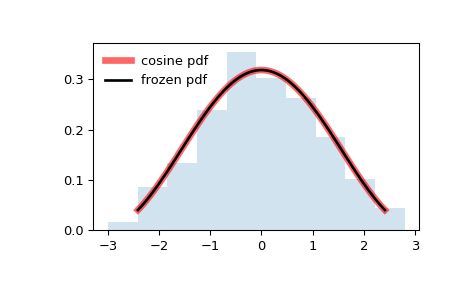

Here is the Python script that generated this plot:
from scipy.stats import cosine
import matplotlib.pyplot as plt
fig, ax = plt.subplots(1, 1)

# Calculate the first four moments:

mean, var, skew, kurt = cosine.stats(moments='mvsk')

# Display the probability density function (``pdf``):

x = np.linspace(cosine.ppf(0.01),
                cosine.ppf(0.99), 100)
ax.plot(x, cosine.pdf(x),
       'r-', lw=5, alpha=0.6, label='cosine pdf')

# Alternatively, the distribution object can be called (as a function)
# to fix the shape, location and scale parameters. This returns a "frozen"
# RV object holding the given parameters fixed.

# Freeze the distribution and display the frozen ``pdf``:

rv = cosine()
ax.plot(x, rv.pdf(x), 'k-', lw=2, label='frozen pdf')

# Check accuracy of ``cdf`` and ``ppf``:

vals = cosine.ppf([0.001, 0.5, 0.999])
np.allclose([0.001, 0.5, 0.999], cosine.cdf(vals))
# True

# Generate random numbers:

r = cosine.rvs(size=1000)

# And compare the histogram:

ax.hist(r, density=True, histtype='stepfilled', alpha=0.2)
ax.legend(loc='best', frameon=False)
plt.show()
